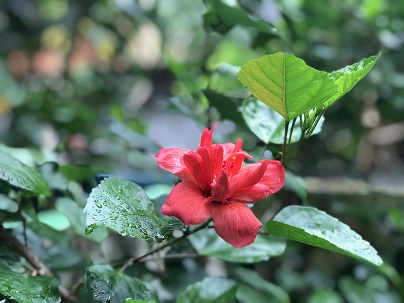
#> input picture OpenCV_code/images/flower1.jpg, 404 x 303 px
$ python otsu_threshold.py
#> lines starting #> are read from the running program, lines starting #| are printed output that depends on the picture; after the words box and inside, x2 and y2 are one past the last pixel; in counts of white or black regions, pixels touching at a corner belong together
# -*- coding: utf-8 -*-
"""

@author: abhilash
"""
#import opencv library
import cv2 as cv
#import numpy as np

#read the image from computer
img = cv.imread('images/flower1.jpg',0)
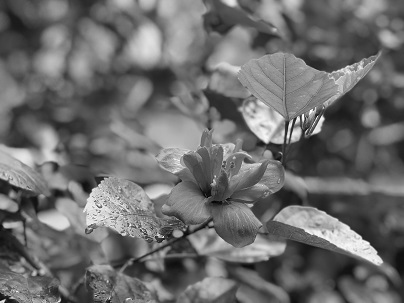
#> img: shape (303, 404); min 3, max 255, mean 108.9
cv.imshow("Original Image", img)

# perform Otsu threshold
thresh,thresh_img = cv.threshold(img,0,255,cv.THRESH_BINARY+cv.THRESH_OTSU)
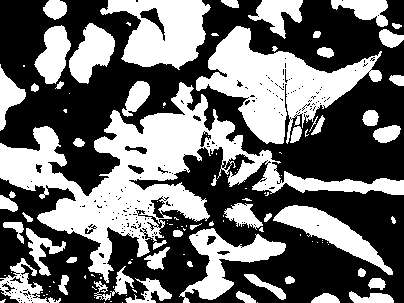
#> thresh_img: shape (303, 404); 42.8% white; 121 white regions (67 under 20 px), largest, box (x1, y1, x2, y2) and area: (0, 82, 404, 283) 19254, (196, 26, 382, 144) 9047, (100, 0, 211, 70) 4704
#> thresh = 114
cv.imshow("Otsu threshold Image",thresh_img)

$ run again, with OpenCV_code/images/abhi1.JPG copied over OpenCV_code/images/flower1.jpg
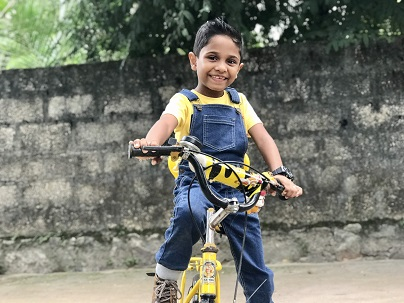
#> input picture OpenCV_code/images/abhi1.JPG, 404 x 303 px
#> `img = cv.imread('images/flower1.jpg',0)`:
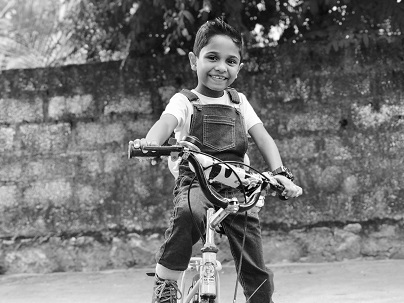
#> img: shape (303, 404); min 0, max 255, mean 117.3
#> `thresh,thresh_img = cv.threshold(img,0,255,cv.THRESH_BINARY+cv.THRESH_..`:
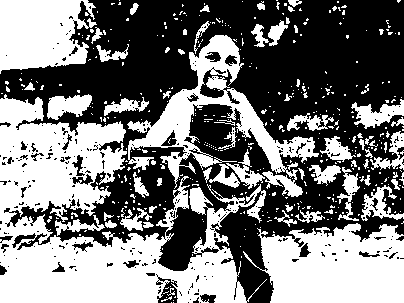
#> thresh_img: shape (303, 404); 47.6% white; 441 white regions (376 under 20 px), largest, box (x1, y1, x2, y2) and area: (0, 94, 267, 303) 25435, (243, 223, 404, 303) 9535, (127, 35, 319, 197) 7475
#> thresh = 119

$ run again, with OpenCV_code/images/abhi2.jpg copied over OpenCV_code/images/flower1.jpg
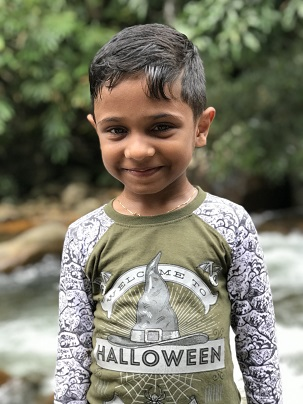
#> input picture OpenCV_code/images/abhi2.jpg, 303 x 404 px
#> `img = cv.imread('images/flower1.jpg',0)`:
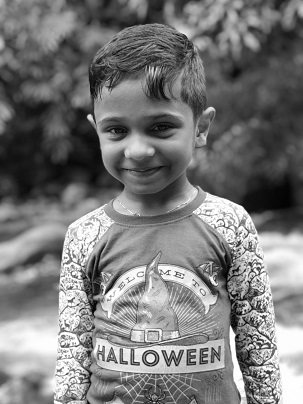
#> img: shape (404, 303); min 0, max 255, mean 121.1
#> `thresh,thresh_img = cv.threshold(img,0,255,cv.THRESH_BINARY+cv.THRESH_..`:
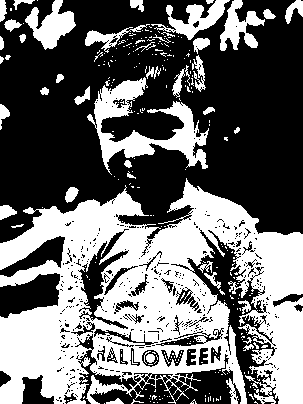
#> thresh_img: shape (404, 303); 42.1% white; 279 white regions (235 under 20 px), largest, box (x1, y1, x2, y2) and area: (0, 178, 303, 404) 39978, (87, 77, 209, 175) 3923, (25, 0, 76, 50) 1265
#> thresh = 129
